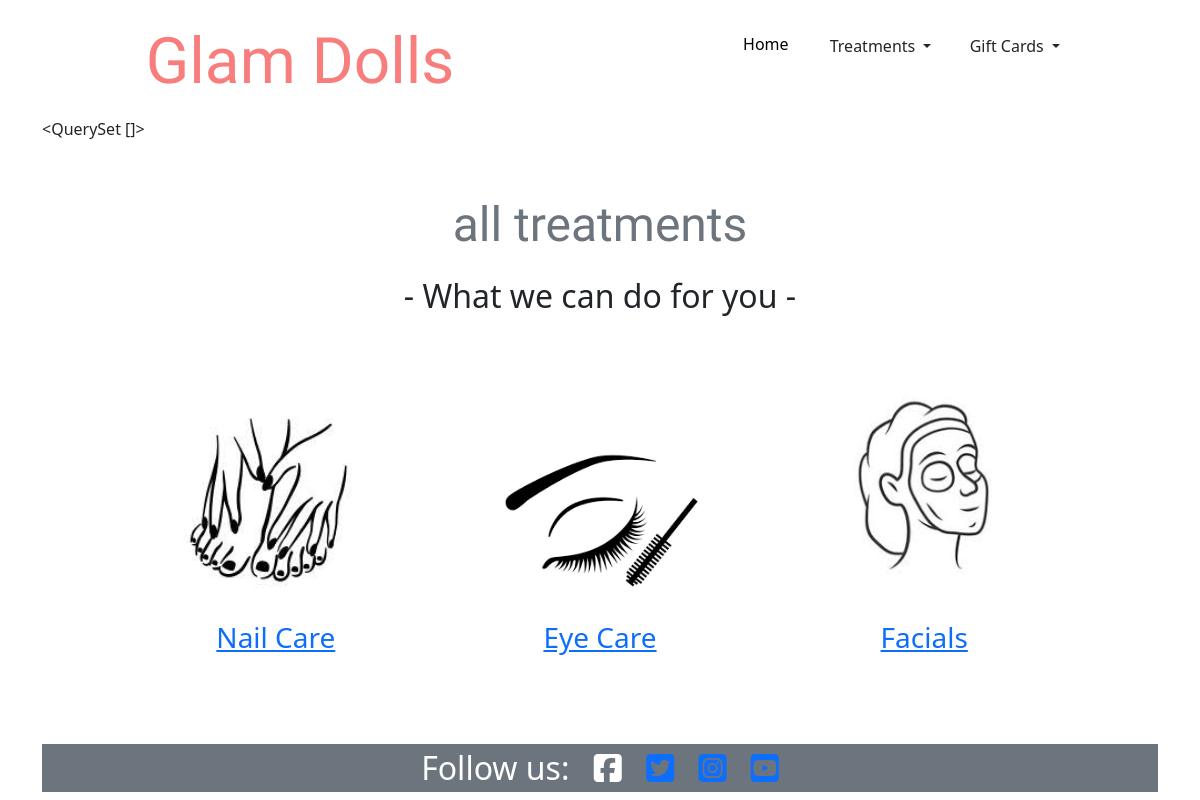
Before: /treatments/ with the older database file.
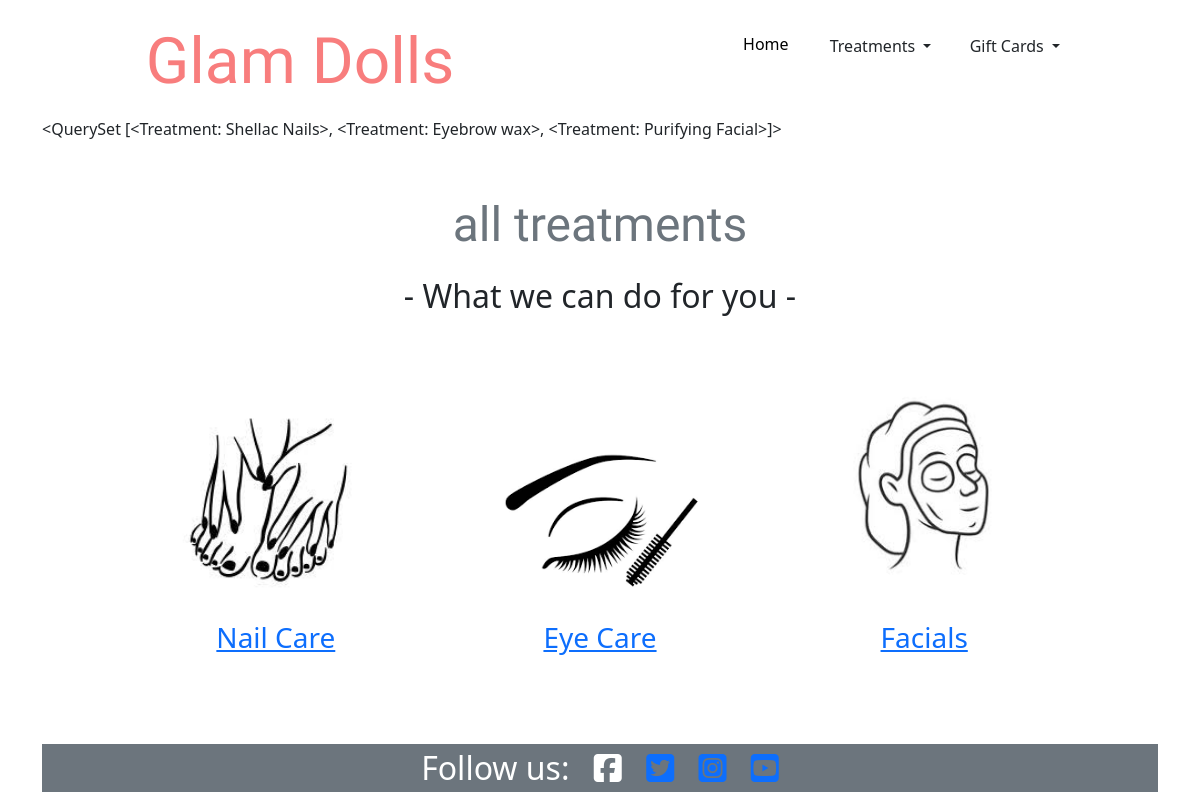
After: the same page with the newer database file.
### treatments/models.py (models this page shows)
class Treatment(models.Model):
    category = models.ForeignKey('Category', null=True, blank=True, on_delete=models.SET_NULL)
    name = models.CharField(max_length=254)
    description = models.TextField()
    price = models.DecimalField(max_digits=6, decimal_places=2)
    def __str__(self):
        return self.name

### treatments/views.py (the view)
# urls.py: path('', views.all_treatments, name='treatments')
def all_treatments(request):
    treatments = Treatment.objects.all()
    context = {
        'treatments': treatments,
    }
    return render(request, 'treatments/treatments.html', context)

### treatments/templates/treatments/treatments.html
{% extends "base.html" %}
{% load static %}
{% block content %}
    <div class="container">
        <div class="row">
            <div class="col">
                {{ treatments }}
            </div>
        </div>
        {% include 'includes/icons.html' %}
        {% include 'includes/footer.html' %}
    </div>
{% endblock %}

### templates/base.html (shortened to what this page needs)
{% load static %}
<!doctype html>
<html lang="en">
  <head>
    {% block corecss %}
      <link href="https://cdn.jsdelivr.net/npm/bootstrap@5.1.3/dist/css/bootstrap.min.css" rel="stylesheet">
      <link rel="stylesheet" href="{% static 'css/base.css' %}">
    {% endblock %}
  </head>
  <body>
    <header class="container-fluid">
      <div class="row">
        <div class="col-6 text-center">
          <a href="{% url 'home' %}" class="nav-link">
            <h2 class="logo mt-3">Glam Dolls</h2>
          </a>
        </div>
        <div class="col-6 d-lg-block d-none">
          <ul class="list-inline list-unstyled text-center mt-4">
            <li class="list-inline-item"><a href="{% url 'home' %}" class="nav-link text-black">Home</a></li>
            <li class="list-inline-item dropdown">
              <div class="dropdown">
                <button class="btn btn-white dropdown-toggle" type="button" id="dropdownMenu2" data-bs-toggle="dropdown" aria-expanded="false">
                  Treatments
                </button>
              </div>
            </li>
            {% if request.user.is_authenticated %}
              <li class="list-inline-item">
                <a href="{% url 'account_logout' %}">
                    <button class="btn btn-white" type="button">
                      Logout
                    </button>
                  </a>
              </li>
              <li class="list-inline-item">
                <a href="{% url 'products' %}">
                  <button class="btn btn-white" type="button">
                    Gift Card
                  </button>
                </a>
              </li>
            {% else %}
              <li class="list-inline-item">
                <div class="dropdown">
                  <button class="btn btn-white dropdown-toggle" type="button" id="dropdownMenu2" data-bs-toggle="dropdown" aria-expanded="false">
                    Gift Cards
                  </button>
              </li>
            {% endif %}
          </ul>
        </div>
      </div>
    </header>
    {% block content %}
    {% endblock %}
  </body>
</html>

### templates/includes/icons.html
<div class="countener">
    <div class="container-fluid text-center mt-5 ">
        <p class="text-muted fs-3">all treatments</p>
        <h2>- What we can do for you -</h2>
    </div>
    <div class="container-fluid text-center icon-div">
        <ul class="list-inline list-unstyled">
            <li class="list-inline-item m-5">
                <a href="#">
                    <div class="card border border-white" style="width: 14rem;">
                        <img src="/media/nail-icon.jpeg" class="card-img-top" alt="nailcare">
                        <div class="card-body text-center">
                        <h3 class="card-title">Nail Care</h3>
                        </div>
                    </div>
                </a>
            </li>
            <li class="list-inline-item m-5">
                <a href="#">
                    <div class="card border border-white" style="width: 14rem;">
                        <img src="/media/eye-icon.png" class="card-img-top" alt="eyecare">
                        <div class="card-body text-center">
                        <h3 class="card-title">Eye Care</h3>
                        </div>
                    </div>
                </a>
            </li>
            <li class="list-inline-item m-5">
                <a href="#">
                    <div class="card border border-white" style="width: 14rem;">
                        <img src="/media/facial-icon.jpeg" class="card-img-top" alt="facial">
                        <div class="card-body text-center">
                        <h3 class="card-title">Facials</h3>
                        </div>
                    </div>
                </a>
            </li>
        </ul>
    </div>
</div>

### templates/includes/footer.html
<div class="container-fluid bg-secondary footer">
    <p class="m-0 text-center text-white ficons">Follow us: <i class="fab fa-facebook-square ms-3"></i>
        <a href=""><i class="fab fa-twitter-square ms-3"></i></a>
        <a href=""><i class="fab fa-instagram-square ms-3"></i></a>
        <a href=""><i class="fab fa-youtube-square ms-3"></i></a>
    </p>
</div>

### static/css/base.css (style rules this page uses)
html { height: 100%; }
body { margin: 0; padding: 0; }
.logo { font-family: 'Italianno', cursive; font-size: 400%; font-weight: 400; color: #f87d7d; }
.fs-3 { font-family: 'Italianno', cursive; font-size: 300% !important; font-weight: 300 !important; }
.ficons { font-size: 200%; }

Changed rows visible on the page:
added Treatment: name.name "<QuerySet [<Treatment: Shellac Nails>, <Treatment: Eyebrow wax>, <Treatment: Purifying Facial>]>"
Other visible differences:
{{ treatments }}: "<QuerySet []>" → (not shown)
